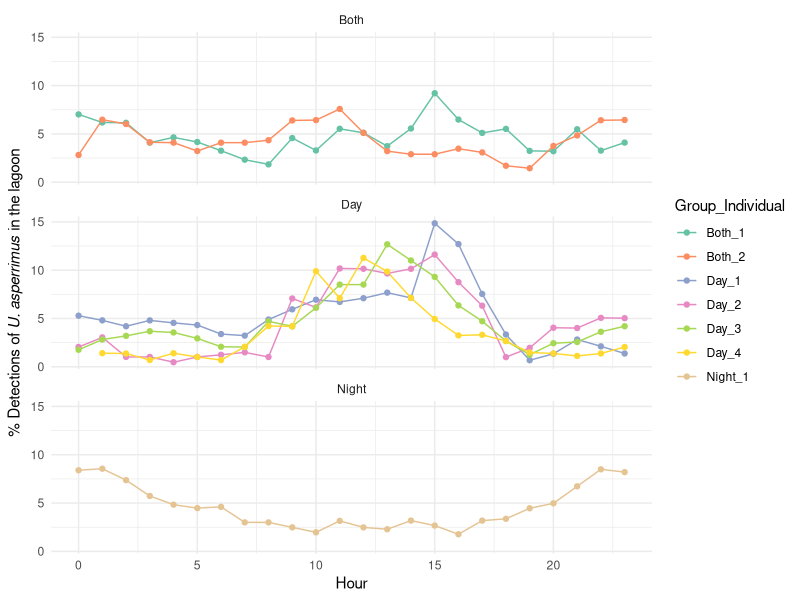
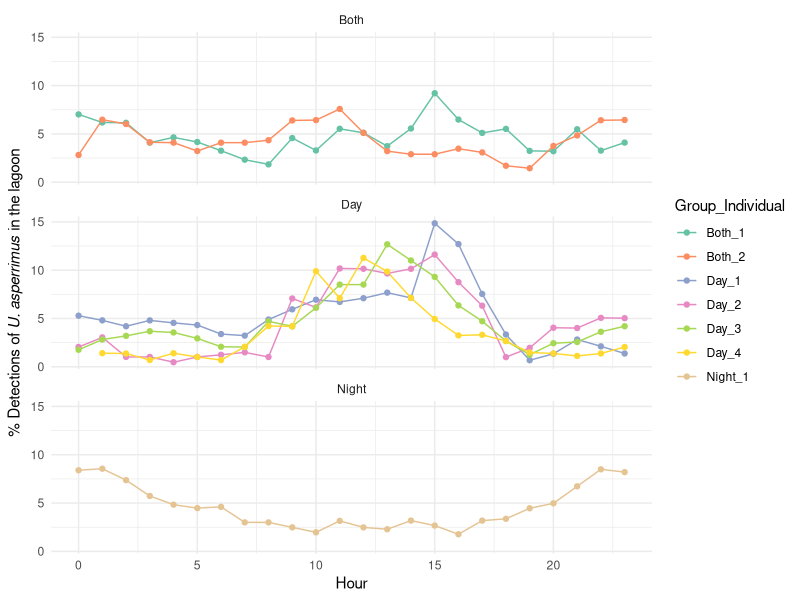

These figures' R source, in order:
## ---- chunk 1
library(ggplot2)
library(tidyverse)
library(readxl)
## ---- chunk 2
df <- read_excel("../data/MB5370_plot_deconstruction.xlsx")
## ---- chunk 3
#make sure individuals and groups are distinct colors
df$Group_Individual <- paste(df$Group, df$Individual, sep = "_")

det_plot <- ggplot(df, aes(x = Hour, y = Percent_detection, color = Group_Individual, group = Individual)) +
  geom_line()+
  geom_point()+
  facet_wrap(~Group, ncol = 1)+
  scale_color_brewer(palette = "Set2")+
  labs(
    x = "Hour",
    y = expression("% Detections of " * italic("U. asperrimus") * " in the lagoon")
  )+
  theme_minimal()

ggsave("Plot deconstruction.png", plot = det_plot, width = 8, height = 6)

print(det_plot)
